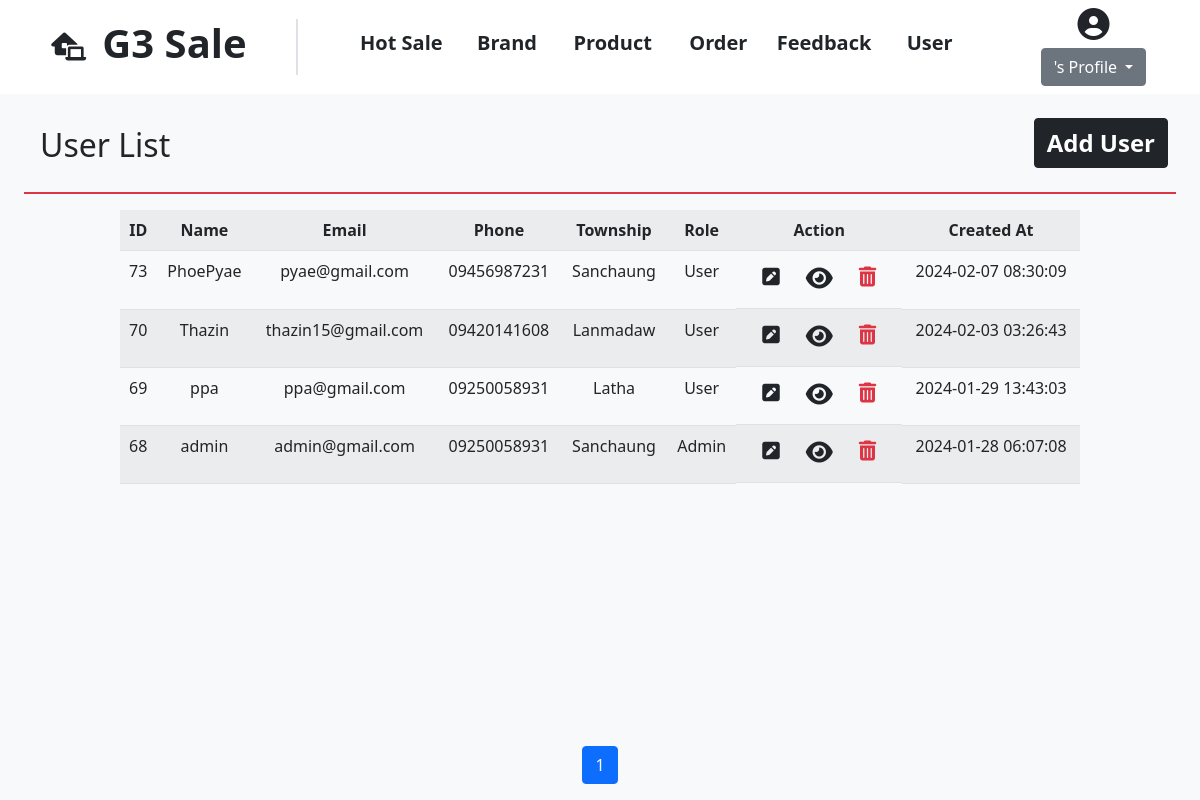
The app's page /admin/user/userList.php with its own data.
### tables this page shows
CREATE TABLE `users` (
  `id` bigint(225) NOT NULL,
  `username` varchar(50) NOT NULL,
  `email` varchar(30) NOT NULL,
  `password` varchar(255) NOT NULL,
  `phone` varchar(15) NOT NULL,
  `town` varchar(255) NOT NULL,
  `img` varchar(255) DEFAULT NULL,
  `role` varchar(30) NOT NULL,
  `created_at` timestamp NOT NULL DEFAULT current_timestamp()
);

### admin/user/userList.php (the view, shortened to what this page needs)
<?php
include '../../connection.php';
$num_per_page = 5;
if (isset($_GET["page"])) {
    $page = $_GET["page"];
} else {
    $page = 1;
}
$start = ($page - 1) * $num_per_page;
$sql = "SELECT * FROM users ORDER BY id desc limit $start , $num_per_page";
$pgresult = mysqli_query($connection, $sql);
?>
<!DOCTYPE html>
<html lang="en">
<head>
    <link href="https://cdn.jsdelivr.net/npm/bootstrap@5.2.3/dist/css/bootstrap.min.css" rel="stylesheet"
>
    <link rel="stylesheet" href="https://cdnjs.cloudflare.com/ajax/libs/font-awesome/6.5.1/css/all.min.css"
 />
</head>
<body class="bg-light">
    <?php include '../../layouts/header.php' ?>
    <div class="container-fluid ">
        <div class="row justify-content-center mt-3 ">
            <div class="">
                <div class="d-flex justify-content-between bg-light  mb-3 border-2 border-bottom border-danger p-2">
                    <div>
                        <h2 class=" m-2">User List </h2>
                    </div>
                    <ul class="d-flex text-decoration-none ">
                        <a href="createUser.php" class="text-decoration-none btn-dark rounded btn text-white ">
                            <li class=" list-unstyled fw-bolder fs-4"> Add User </li>
                        </a>
                    </ul>
                </div>
                <div class="col-10 offset-1">
                    <table class="table table-striped table-hover">
                        <tr class="text-center fw-bolder">
                            <td>ID</td>
                            <td>Name</td>
                            <td>Email</td>
                            <td>Phone</td>
                            <td>Township</td>
                            <td>Role</td>
                            <td>Action</td>
                            <td>Created At</td>
                        </tr>
                        <?php
                        while ($u = mysqli_fetch_array($pgresult)) {
                            ?>
                            <tr class="text-center">
                                <td>
                                    <?php echo $u["id"]; ?>
                                </td>
                                <td>
                                    <?php echo $u["username"]; ?>
                                </td>
                                <td>
                                    <?php echo $u["email"]; ?>
                                </td>
                                <td>
                                    <?php echo $u["phone"]; ?>
                                </td>
                                <td>
                                    <?php echo $u["town"]; ?>
                                </td>
                                <td>
                                    <?php echo $u["role"]; ?>
                                </td>
                                <td class=" d-flex justify-content-center">
                                    <a href="editUser.php?id=<?php echo $u['id']; ?>" class="btn">
                                        <i class="fa-solid fa-square-pen  fs-5"></i>
                                    </a>
                                    <a href="userDetails.php?id=<?php echo $u['id']; ?>" class="btn">
                                        <i class="fa-solid fa-eye fs-4"></i>
                                    </a>
                                    <form action="" method="post">
                                        <button type="submit" class="btn" name="delete" value=<?php echo $u['id']; ?>
                                            onclick="return  confirm('Are you sure you want to DELETE!')">
                                            <i class="fa-solid fa-trash-can text-danger fs-5"></i>
                                        </button>
                                    </form>
                                </td>
                                <td>
                                    <?php echo $u["created_at"]; ?>
                                </td>
                            </tr>
                            <?php
                        }
                        ?>
                    </table>
                </div>
            </div>
        </div>
    </div>
    <ul class="pagination justify-content-center mt-2 g-2 fixed-bottom  ">
        <?php
        $sql = "SELECT * FROM users";
        $pgresult = mysqli_query($connection, $sql);
        $total_records = mysqli_num_rows($pgresult);
        $total_pages = ceil($total_records / $num_per_page);
        for ($i = 1; $i <= $total_pages; $i++) {
            $activeClass = $i == $page ? 'active' : '';
            echo "<li class='page-item {$activeClass}'><a class='page-link' href='userList.php?page={$i}'>{$i}</a></li>";
        }
        ?>
    </ul>
</body>
</html>

### style.css (style rules this page uses)
* { margin: 0; padding: 0; }

### records on screen
users: id "73", username "PhoePyae", email "pyae@gmail.com", phone "09456987231", town "Sanchaung", role "User", created_at "2024-02-07 08:30:09"
users: id "70", username "Thazin", email "thazin15@gmail.com", phone "09420141608", town "Lanmadaw", role "User", created_at "2024-02-03 03:26:43"
users: id "69", username "ppa", email "ppa@gmail.com", phone "09250058931", town "Latha", role "User", created_at "2024-01-29 13:43:03"
users: id "68", username "admin", email "admin@gmail.com", phone "09250058931", town "Sanchaung", role "Admin", created_at "2024-01-28 06:07:08"
